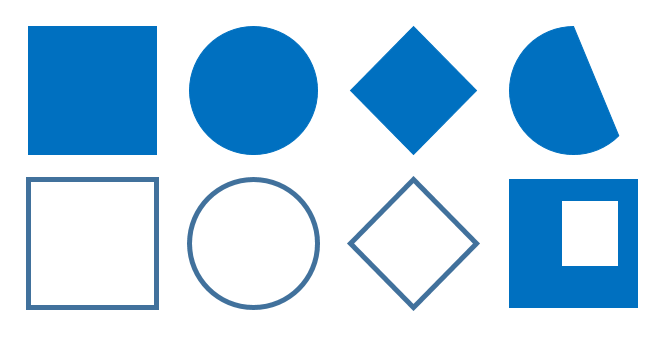
#> input picture Python_OpenCV/images/figure.png, 672 x 352 px
$ jupyter execute OpenCV_Practice3.ipynb   (older library calls are emulated)
#> lines starting #> are read from the running program, lines starting #| are printed output that depends on the picture; after the words box and inside, x2 and y2 are one past the last pixel; in counts of white or black regions, pixels touching at a corner belong together
[cell 1]
# 21 Hough 변환에 의한 직선, 원 검출
# Sobel, Log, Canny로 검출한 엣지는 단순히 화소들의 집합이다. Hough변환을 사용하면 직선 또는 원의 방정식의 파라미터를 검출할 수 있다.
# 즉 위의 방법으로 구한 엣지는 사각형, 직선, 원, 곡선 등의 구조적 정보를 갖지 안흔다.
# HoughLines
import cv2
import numpy as np

src=cv2.imread('./images/figure.png')
#> src is the input picture: shape (352, 672, 3); mean B, G, R 236.2, 214.5, 184.5
gray = cv2.cvtColor(src, cv2.COLOR_BGR2GRAY)
edges = cv2.Canny(gray, 50, 100)
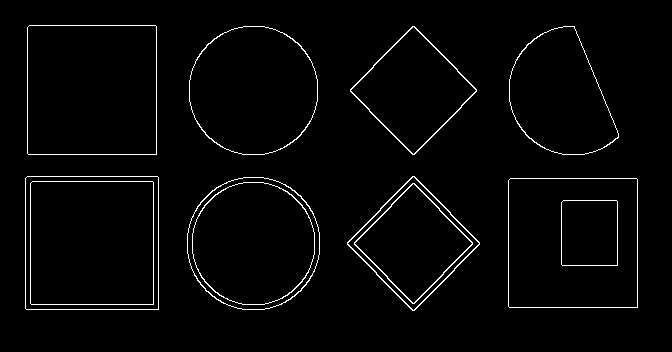
#> edges: shape (352, 672); 2.4% white in thin lines or dots, all inside (x1, y1, x2, y2) = (25, 25, 638, 311)
lines = cv2.HoughLines(edges, rho=1, theta=np.pi/180.0, threshold=100) # edge에 저장, rho=원점으로부터의 거리 간격 theta는 x축과의 각도, threshold는 직선을 검출하기 위한 임계값
#> lines = 27 rows, first 8: [154, 1.57], [309, 1.57], [304, 1.57], [178, 1.57], [307, 1.57], [181, 1.57], [416, 0.785], [176, 1.57]
print('lines.shape=',lines.shape)
#| lines.shape= (27, 1, 2)

# lines 는 (27, 1, 2) -> 27개의 직선 / rho - 거리 1 / theta - 2라디안
for line in lines:
    rho, theta = line[0]
    c = np.cos(theta)
    s = np.sin(theta)
    x0 = c * rho
    y0 = s * rho
    x1 = int(x0 + 1000 * (-s))
    y1 = int(y0 + 1000 * (c))
    x2 = int(x0 -1000 * (-s))
    y2 = int(x0 -1000 * (c))
    cv2.line(src, (x1,y1),  (x2,y2), (0,0,255), 2)
#> this loop made 27 passes
#> (rho, theta, c, s, x0, y0, x1, y1) on passes 1 to 12: (154, 1.57, -4.37e-08, 1, -6.73e-06, 154, -1000, 153), (309, 1.57, -4.37e-08, 1, -1.35e-05, 309, -1000, 308), (304, 1.57, -4.37e-08, 1, -1.33e-05, 304, -1000, 303), (178, 1.57, -4.37e-08, 1, -7.78e-06, 178, -1000, 177), (307, 1.57, -4.37e-08, 1, -1.34e-05, 307, -1000, 306), (181, 1.57, -4.37e-08, 1, -7.91e-06, 181, -1000, 180), (416, 0.785, 0.707, 0.707, 294.2, 294.2, -412, 1001), (176, 1.57, -4.37e-08, 1, -7.69e-06, 176, -1000, 175), (158, 0, 1, 0, 158, 0, 158, 1000), (25, 0, 1, 0, 25, 0, 25, 1000), (156, 0, 1, 0, 156, 0, 156, 1000), (27, 0, 1, 0, 27, 0, 27, 1000)
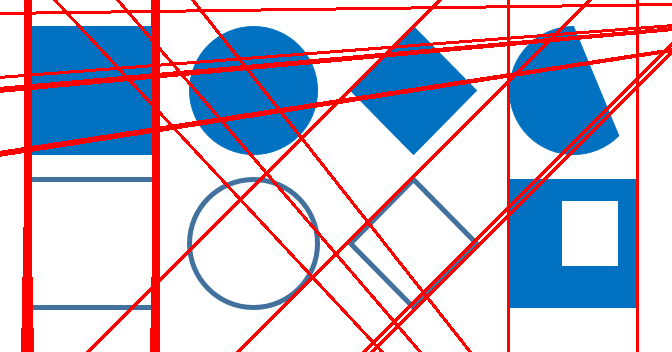
#> src: shape (352, 672, 3); 12.22% of pixels changed, all inside (x1, y1, x2, y2) = (0, 0, 672, 352)

cv2.imshow('edges', edges)
cv2.imshow('src', src)
cv2.waitKey()
cv2.destroyAllWindows()

[cell 2]
# 22 Hough 선분 검출 HoughLinesP()
import cv2
import numpy as np

src = cv2.imread('./images/figure.png')
gray= cv2.cvtColor(src, cv2.COLOR_BGR2GRAY)
edges = cv2.Canny(gray, 50, 100)
lines = cv2.HoughLinesP(edges, rho=1, theta=np.pi/180.0, threshold=100)
#> lines = 21 rows, first 6: [31, 304, 153, 304], [26, 309, 158, 309], [28, 154, 156, 154], [347, 242, 413, 176], [510, 178, 636, 178], [509, 307, 637, 307]
print('lines.shape=', lines.shape)
#| lines.shape= (21, 1, 4)

for line in lines:
    x1, y1, x2, y2 = line[0] # 각 선분의 양 끝점 정보
    cv2.line(src, (x1,y1), (x2,y2), (0,0,255), 2)
#> this loop made 21 passes
#> (x1, y1, x2, y2) on passes 1 to 12: (31, 304, 153, 304), (26, 309, 158, 309), (28, 154, 156, 154), (347, 242, 413, 176), (510, 178, 636, 178), (509, 307, 637, 307), (27, 176, 157, 176), (27, 153, 27, 27), (25, 308, 25, 178), (637, 306, 637, 179), (29, 25, 155, 25), (158, 308, 158, 177)
#> src: shape (352, 672, 3); 3.21% of pixels changed, all inside (x1, y1, x2, y2) = (24, 24, 639, 311)

cv2.imshow("edges",edges)
cv2.imshow('src',src)
cv2.waitKey()
cv2.destroyAllWindows()

[cell 3]
# 23 HoughCircle() 원 검출
import cv2
import numpy as np

#1
src1 = cv2.imread('./images/circle1.png')
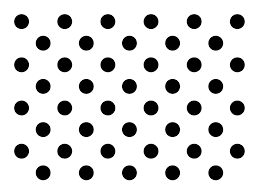
#> input picture Python_OpenCV/images/circle1.png, 267 x 189 px
#> src1 is the input picture: shape (189, 267, 3); min 0, max 255, mean 216.8
gray1 = cv2.cvtColor(src1, cv2.COLOR_BGR2GRAY)
circles1 = cv2.HoughCircles(gray1, method=cv2.HOUGH_GRADIENT, dp=1, minDist=50, param2=15)
#> circles1 = 14 rows, first 8: [107.5, 107.5, 7.4], [193.5, 107.5, 7.4], [42.5, 42.5, 7.4], [42.5, 172.5, 7.4], [150.5, 64.5, 7.4], [150.5, 150.5, 7.4], [215.5, 42.5, 7.4], [215.5, 172.5, 7.4]
print('circles1.shape=', circles1.shape)
#| circles1.shape= (1, 14, 3)

# circles.shape -> (1,6,3) -> 6개의 행이 원의 cx, cy, r을 저장함
for circle in circles1[0,:]:
    cx, cy, r = circle
    cv2.circle(src1, (cx,cy),r,(0,0,255),2)
#> this loop made 14 passes
#> (cx, cy, r) on passes 1 to 12: (107.5, 107.5, 7.4), (193.5, 107.5, 7.4), (42.5, 42.5, 7.4), (42.5, 172.5, 7.4), (150.5, 64.5, 7.4), (150.5, 150.5, 7.4), (215.5, 42.5, 7.4), (215.5, 172.5, 7.4), (107.5, 21.5, 7.8), (21.5, 107.5, 7.8), (256.5, 1.5, 100.4), (172.5, 7.5, 32.4)
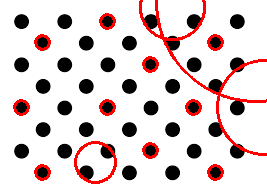
#> src1: shape (189, 267, 3); 5.81% of pixels changed, all inside (x1, y1, x2, y2) = (13, 0, 267, 184)
cv2.imshow('src1', src1)

cv2.waitKey()
cv2.destroyAllWindows()

[cell 4]
# 24 inRange를 이용한 영역 검출
import cv2
import numpy as np

#1 살색에 대한 영역 검출
src1 = cv2.imread('./images/hand2.jpg')
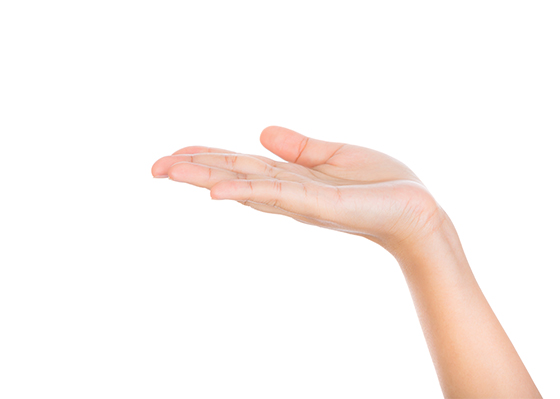
#> input picture Python_OpenCV/images/hand2.jpg, 560 x 399 px
#> src1 is the input picture: shape (399, 560, 3); mean B, G, R 243.4, 246.2, 252.4
hsv1 = cv2.cvtColor(src1, cv2.COLOR_BGR2HSV)
#> hsv1: shape (399, 560, 3); mean H, S, V 2.3, 9.7, 252.4
lowerb1 = (0,40,0)
upperb1 = (20,180,255)

dst1 = cv2.inRange(hsv1, lowerb1, upperb1)
#> dst1: shape (399, 560); 13.2% white; 15 white regions (14 under 20 px), largest, box (x1, y1, x2, y2) and area: (151, 126, 543, 399) 29416

#2
src2 = cv2.imread('./images/flower.jpg')
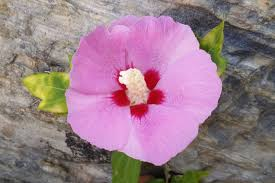
#> input picture Python_OpenCV/images/flower.jpg, 275 x 183 px
#> src2 is the input picture: shape (183, 275, 3); mean B, G, R 137.6, 124.8, 153.4
hsv2 = cv2.cvtColor(src2, cv2.COLOR_BGR2HSV)
#> hsv2: shape (183, 275, 3); mean H, S, V 83.8, 60.3, 155.4
lowerb2 = (150,100,100)
upperb2 = (180,255,255)
dst2 = cv2.inRange(hsv2, lowerb2, upperb2)
#> dst2: shape (183, 275); 10.3% white; 12 white regions (11 under 20 px), largest, box (x1, y1, x2, y2) and area: (73, 25, 168, 140) 5105

#3
cv2.imshow('src1',src1)
cv2.imshow('dst1',dst1)
cv2.imshow('src2',src2)
cv2.imshow('dst2',dst2)
cv2.waitKey()
cv2.destroyAllWindows()

[cell 5]
# 25 윤곽선 검출

import cv2
import numpy as np

#1
src = np.zeros(shape=(512,512,3), dtype=np.uint8)
cv2.rectangle(src, (50,100), (450,400), (255,255,255), -1)
#> src: shape (512, 512, 3); 46% white; 1 white region, box (x1, y1, x2, y2) and area: (50, 100, 451, 401) 120701
cv2.rectangle(src, (100,150), (400,350), (0,0,0), -1)
#> src: shape (512, 512, 3); 23% white; 1 white region, box (x1, y1, x2, y2) and area: (50, 100, 451, 401) 60200
cv2.rectangle(src, (200, 200), (300, 300), (255,255,255), -1)
gray = cv2.cvtColor(src, cv2.COLOR_BGR2GRAY)
#> gray: shape (512, 512); 26.9% white; 2 white regions

#2
mode = cv2.RETR_EXTERNAL
#> mode = 0
method = cv2.CHAIN_APPROX_SIMPLE
#> method = 2
_, contours, hierarchy = cv2.findContours(gray, mode, method)
#> contours = [[[50, 100], [50, 400], [450, 400], [450, 100]]]
print('type(contours)=', type(contours)) # list
#| type(contours)= <class 'list'>
print('type(contours[0])=', type(contours[0])) # ndarray
#| type(contours[0])= <class 'numpy.ndarray'>
print('len(contours)=', len(contours)) # mode가 RETR_EXTERNAL이라서 가장 외곽선 1개만 추출됨
#| len(contours)= 1
print('contours[0].shape=', contours[0].shape) # (4,1,2 )-> 4개의 검출된 자표가 1,2 배열에 저장됨
#| contours[0].shape= (4, 1, 2)
print('contours[0]=', contours[0])
#| contours[0]= [[[ 50 100]]
#|  [[ 50 400]]
#|  [[450 400]]
#|  [[450 100]]]

#3 윤곽선 그리기
cv2.drawContours(src,contours, -1, (255,0,0), 3) # 모든 윤곽선 - BLUE (테두리)

#4
for pt in contours[0][:]: # 윤곽선 좌표
    cv2.circle(src,(pt[0][0], pt[0][1]), 5, (0,0,255), -1)
#> this loop made 4 passes
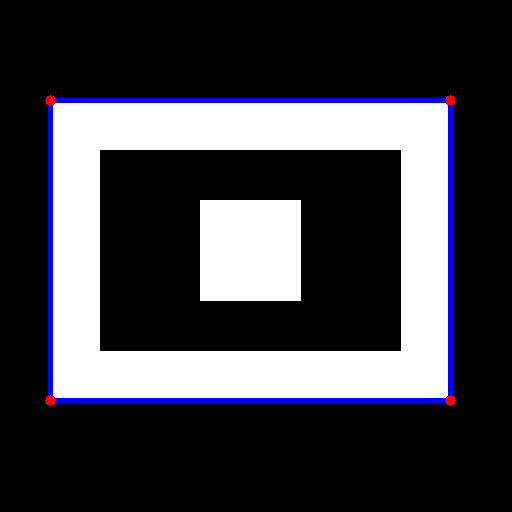
#> src: shape (512, 512, 3); mean B, G, R 71, 64.4, 64.7

cv2.imshow('src',src)
cv2.waitKey()
cv2.destroyAllWindows()

[cell 6]
# 26 윤곽선 검출 및 그리기
# RETR_LIST - 모든 점 검출하기, 윤곽선 검출하기
import cv2
import numpy as np

#1
src = np.zeros(shape=(512,512,3), dtype=np.uint8)
cv2.rectangle(src, (50,100), (450,400), (255,255,255), -1)
cv2.rectangle(src, (100,150), (400,350), (0,0,0), -1)
cv2.rectangle(src, (200, 200), (300, 300), (255,255,255), -1)
gray = cv2.cvtColor(src, cv2.COLOR_BGR2GRAY)

#2
mode = cv2.RETR_LIST
#> mode = 1
method = cv2.CHAIN_APPROX_SIMPLE
_, contours, hierarchy = cv2.findContours(gray, mode, method)
#> contours = 3 contours; box (x1, y1, x2, y2) and area: (50, 100, 451, 401) 120000, (99, 149, 402, 352) 61002, (200, 200, 301, 301) 10000

print('len(contours)=', len(contours)) # mode가 RETR_LIST로 리스트 contours에 len(contours)=3개의 모든 윤곽선을 검출
#| len(contours)= 3
print('contours[0].shape=', contours[0].shape) # (4,1,2 )-> 4개의 검출된 자표가 1,2 배열에 저장됨
#| contours[0].shape= (4, 1, 2)
print('contours=', contours)
#| contours= [array([[[200, 200]],
#|        [[200, 300]],
#|        [[300, 300]],
#|        [[300, 200]]], dtype=int32), array([[[ 99, 150]],
#|        [[100, 149]],
#|        [[400, 149]],
#|        [[401, 150]],
#|        [[401, 350]],
#|        [[400, 351]],
#|        [[100, 351]],
#|        [[ 99, 350]]], dtype=int32), array([[[ 50, 100]],
#|        [[ 50, 400]],
#> (further printed lines are left out)

#3 모듄 윤곽선 출력
for cnt in contours:
    cv2.drawContours(src, [cnt], 0, (0,255,0), 3)
    for pt in cnt: # 윤곽선 좌표
        cv2.circle(src, (pt[0][0], pt[0][1]), 5, (0,0,255), -1)
#> this loop made 3 passes
#> cnt on passes 1, 3: [[200, 200], [200, 300], [300, 300], [300, 200]], [[50, 100], [50, 400], [450, 400], [450, 100]]
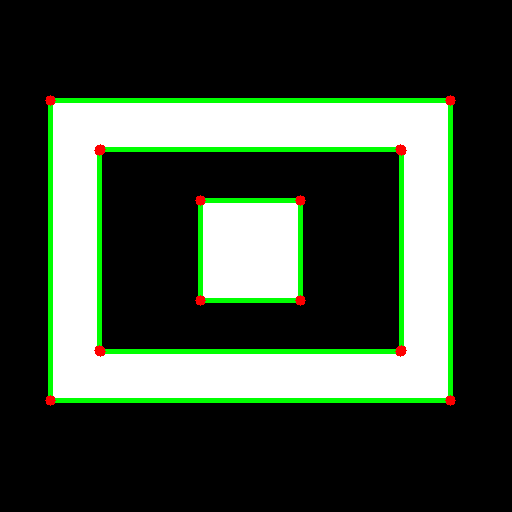
#> src: shape (512, 512, 3); mean B, G, R 60.2, 73.2, 61.2
cv2.imshow('src', src)
cv2.waitKey()
cv2.destroyAllWindows()

[cell 7]
# 27. 영역 채우기 - floodFill
import cv2
import numpy as np

#1
src = np.full((512,512,3), (255,255,255), dtype = np.uint8)
cv2.rectangle(src, (50,50), (200,200), (0,0,255),2)
cv2.circle(src, (300,300), 100, (0,0,255), 2)
#> src: shape (512, 512, 3); mean B, G, R 251.5, 251.5, 255

#2 src 복사해서 내부 채움 floodfill로
dst = src.copy()
cv2.floodFill(dst, mask = None, seedPoint=(100,100), newVal = (255,0,0))
#> dst: shape (512, 512, 3); mean B, G, R 251.5, 230.5, 234

#3 seedPoint는 시작점.
retval ,dst2, mask, rect = cv2.floodFill(dst, mask = None, seedPoint = (300,300), newVal = (0,255,0))
#> dst2: shape (512, 512, 3)
#> mask: shape (514, 514); values 0 (black) and 1 (white), 12.3% white; 2 white regions, box (x1, y1, x2, y2) and area: (203, 203, 400, 400) 30519, (0, 0, 514, 514) 2052
#> retval = 30519; rect = (202, 202, 197, 197)
print('rect=', rect)
#| rect= (202, 202, 197, 197)
x,y,width, height = rect
#> x = 202; y = 202; width = 197; height = 197
cv2.rectangle(dst2, (x,y), (x+width, y+height), (255,0,0),2)
#> dst2: shape (512, 512, 3); mean B, G, R 222.4, 228.6, 202.1

cv2.imshow('src', src)
cv2.imshow('dst', dst)
cv2.waitKey()
cv2.destroyAllWindows()

[cell 8]
# 28 distanceTransform() 거리 계산
import cv2
import numpy as np

#1
src = np.zeros(shape=(512,512), dtype=np.uint8)
cv2.rectangle(src, (50,200), (450,300), (255,255,255), -1)
#> src: shape (512, 512); 15.4% white; 1 white region, box (x1, y1, x2, y2) and area: (50, 200, 451, 301) 40501

#2
dist = cv2.distanceTransform(src, distanceType=cv2.DIST_L1, maskSize=3)
minVal, maxVal, minLoc, maxLoc = cv2.minMaxLoc(dist)
#> minVal = 0; maxVal = 51; minLoc = (0, 0); maxLoc = (100, 250)
print('src:', minVal, maxVal, minLoc, maxLoc)
#| src: 0.0 51.0 (0, 0) (100, 250)

dst = cv2.normalize(dist, None, 0, 255, cv2.NORM_MINMAX, dtype = cv2.CV_8U)
#> dst: shape (512, 512)
ret, dst2 = cv2.threshold(dist, maxVal-1, 255, cv2.THRESH_BINARY)
#> dst2: shape (512, 512) float32; 0.11% white in thin lines or dots, all inside (x1, y1, x2, y2) = (100, 250, 401, 251)
#> ret = 50

#3
gx = cv2.Sobel(dist, cv2.CV_32F, 1, 0, ksize=3)
gy = cv2.Sobel(dist, cv2.CV_32F, 0, 1, ksize=3)
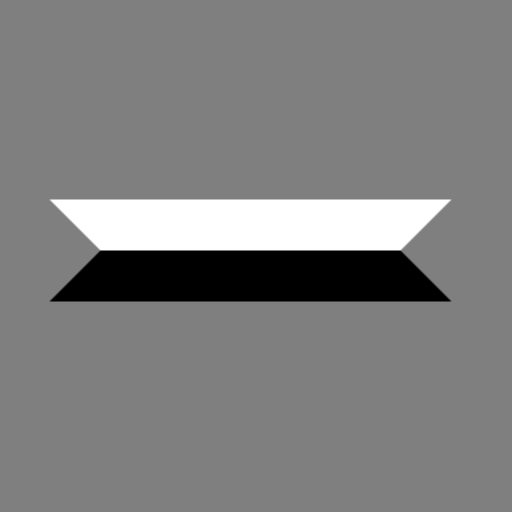
#> gy: shape (512, 512) float32; min -8, max 8, mean 0; drawn with min black and max white
mag = cv2.magnitude(gx, gy)
minVal, maxVal, minLoc, maxLoc = cv2.minMaxLoc(mag)
#> maxVal = 8; maxLoc = (52, 200)
print('src:', minVal, maxVal, minLoc, maxLoc)
#| src: 0.0 8.0 (0, 0) (52, 200)
ret, dst3 = cv2.threshold(mag, maxVal-2, 255, cv2.THRESH_BINARY_INV)
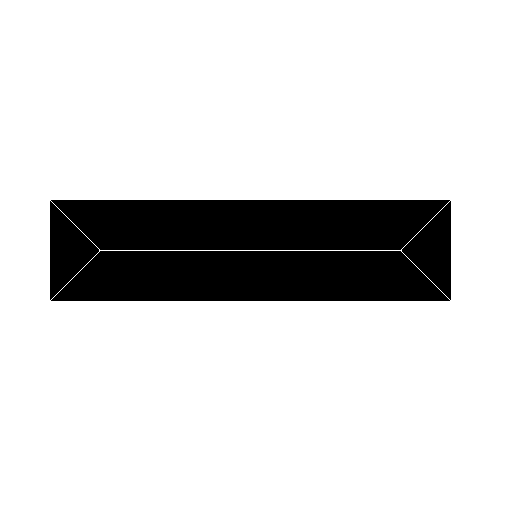
#> dst3: shape (512, 512) float32; 84.7% white; 1 black region, box (x1, y1, x2, y2) and area: (50, 200, 451, 301) 39998
#> ret = 6

cv2.imshow('src', src)
cv2.imshow('dst', dst)
cv2.imshow('dst2', dst2)
cv2.imshow('dst3', dst3)
cv2.waitKey()
cv2.destroyAllWindows()
